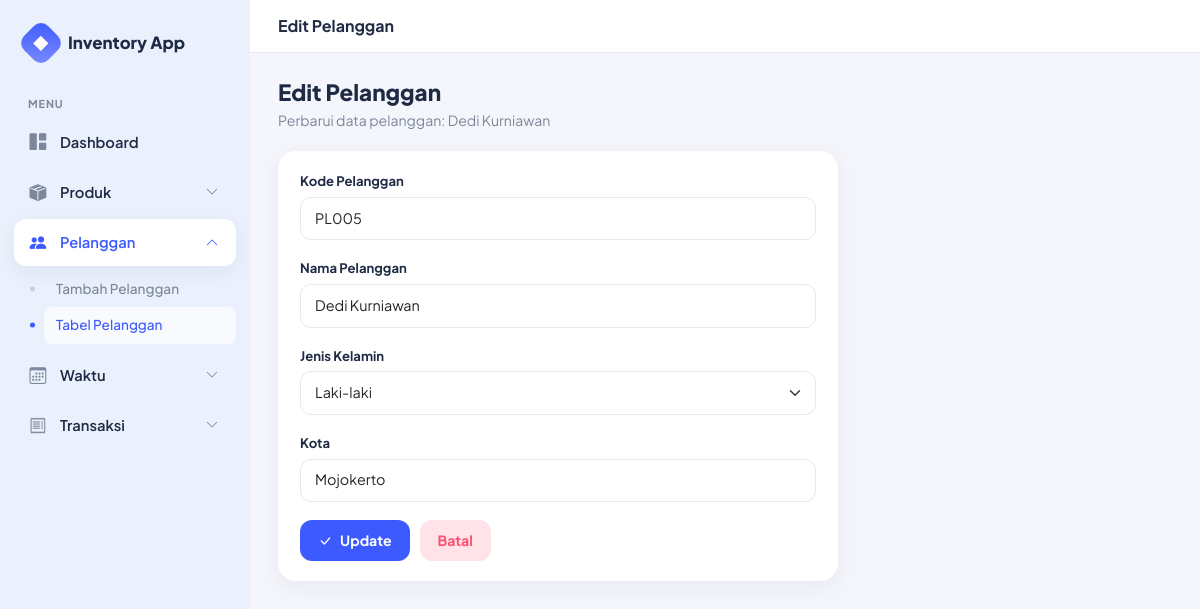
Screenshot of /pelanggan/edit.php?id=5 with the database file from the repository.
### tables this page shows
CREATE TABLE `dim_pelanggan` (
  `id_pelanggan` int NOT NULL,
  `kode_pelanggan` varchar(20) DEFAULT NULL,
  `nama_pelanggan` varchar(100) DEFAULT NULL,
  `jenis_kelamin` enum('L','P') DEFAULT NULL,
  `kota` varchar(50) DEFAULT NULL
);

### pelanggan/edit.php (the view, shortened to what this page needs)
<?php
include '../config/koneksi.php';
$id = isset($_GET['id']) ? (int)$_GET['id'] : 0;
$data = mysqli_fetch_assoc(
    mysqli_query($conn, "SELECT * FROM dim_pelanggan WHERE id_pelanggan='$id'")
);
include '../includes/header.php';
?>
<div class="page-heading">
    <div>
        <h2>Edit Pelanggan</h2>
        <p>Perbarui data pelanggan: <?= htmlspecialchars($data['nama_pelanggan']) ?></p>
    </div>
</div>
<div class="surface-card form-shell">
    <form method="POST">
        <div class="field">
            <label>Kode Pelanggan</label>
            <input type="text" name="kode_pelanggan" class="form-control" value="<?= htmlspecialchars($data['kode_pelanggan']) ?>" required>
        </div>
        <div class="field">
            <label>Nama Pelanggan</label>
            <input type="text" name="nama_pelanggan" class="form-control" value="<?= htmlspecialchars($data['nama_pelanggan']) ?>" required>
        </div>
        <div class="field">
            <label>Jenis Kelamin</label>
            <select name="jenis_kelamin" class="form-select">
                <option value="L" <?= $data['jenis_kelamin']==='L'?'selected':'' ?>>Laki-laki</option>
            </select>
        </div>
        <div class="field">
            <label>Kota</label>
            <input type="text" name="kota" class="form-control" value="<?= htmlspecialchars($data['kota']) ?>" required>
        </div>
        <div class="form-actions">
            <button type="submit" name="update" class="btn-app-primary">
                <i class="bi bi-check-lg"></i> Update
            </button>
            <a href="index.php" class="btn-app-cancel">Batal</a>
        </div>
    </form>
</div>
<?php include '../includes/footer.php'; ?>

### assets/css/style.css (style rules this page uses)
:root { --primary: #3D5AFE; --primary-dark: #2C3FD1; --primary-soft: #E8ECFF; --sidebar-bg: #EAF0FC; --sidebar-active: #FFFFFF; --bg-page: #F4F6FB; --text-dark: #1F2A44; --text-muted: #7C879B; --border-soft: #E3E8F2; --danger: #FF4D6D; --danger-soft: #FFE3E8; --success: #18B26B; --radius-lg: 18px; --radius-md: 12px; --shadow-soft: 0 6px 24px rgba(31, 42, 68, 0.06); }
* { box-sizing:border-box; }
body { font-family:'Plus Jakarta Sans','Inter',system-ui,-apple-system,sans-serif; background:var(--bg-page); color:var(--text-dark); margin:0; min-height:100vh; }
a { text-decoration:none; }
.page-heading { display:flex; align-items:flex-end; justify-content:space-between; flex-wrap:wrap; gap:12px; margin-bottom:20px; }
.page-heading h2 { font-size:1.4rem; font-weight:800; margin:0 0 4px; }
.page-heading p { margin:0; color:var(--text-muted); font-size:.88rem; }
.surface-card { background:#fff; border-radius:var(--radius-lg); box-shadow:var(--shadow-soft); padding:20px 22px; margin-bottom:22px; }
.btn-app-primary { background:var(--primary); border:none; color:#fff; padding:10px 18px; border-radius:12px; font-weight:700; font-size:.88rem; display:inline-flex; align-items:center; gap:8px; white-space:nowrap; }
.btn-app-cancel { background:var(--danger-soft); border:none; color:var(--danger); padding:10px 18px; border-radius:12px; font-weight:700; font-size:.88rem; }
.form-shell { max-width:560px; }
.form-shell label { font-weight:700; font-size:.82rem; color:var(--text-dark); margin-bottom:6px; display:block; }
.form-shell .form-control, .form-shell .form-select { border-radius:11px; border:1px solid var(--border-soft); padding:10px 14px; font-size:.9rem; }
.form-shell .field { margin-bottom:18px; }
.form-shell .form-actions { display:flex; gap:10px; margin-top:6px; }

### rows the page displays
dim_pelanggan: nama_pelanggan "Dedi Kurniawan", kode_pelanggan "PL005", jenis_kelamin "Laki-laki", kota "Mojokerto"

### other values shown
$page_title "Edit Pelanggan"
